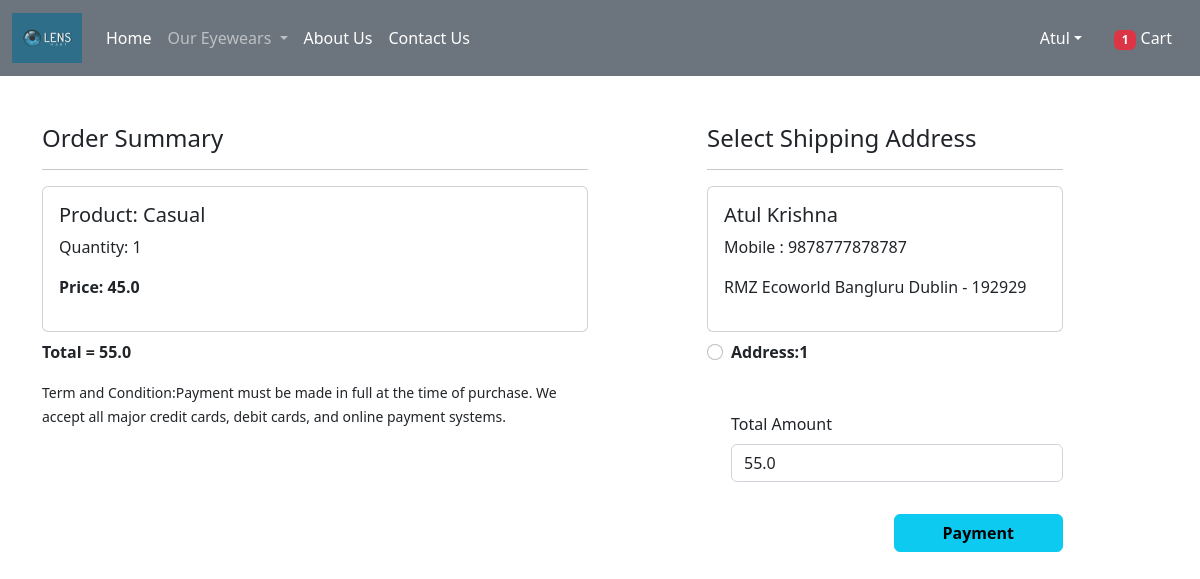
Screenshot of /checkout/ (signed in) with the database file from the repository.
### app/models.py (models this page shows, shortened)
class Cart(models.Model):
    user = models.ForeignKey(User,on_delete=models.CASCADE)
    product = models.ForeignKey(Product,on_delete=models.CASCADE)
    quantity = models.PositiveIntegerField(default=1)

class Product(models.Model):
    title = models.CharField(max_length=100)
    selling_price = models.FloatField()
    discounted_price = models.FloatField()
    description = models.TextField()
    composition = models.TextField(default='')
    prodapp = models.TextField(default='')
    category = models.CharField(choices=CATEGORY_CHOICES, max_length=2)
    product_image = models.ImageField(upload_to='product')

class Customer(models.Model):
    user = models.ForeignKey(User,on_delete=models.CASCADE)
    name = models.CharField(max_length=200)
    locality = models.CharField(max_length=200)
    city = models.CharField(max_length=50)
    mobile = models.IntegerField(default=0)
    zipcode = models.IntegerField()
    state = models.CharField(choices=STATE_CHOICES,max_length=100)

### app/views.py (the view, shortened to what this page needs)
# urls.py: path('checkout/', views.checkout.as_view(), name='checkout'),
@method_decorator(login_required,name='dispatch')
class checkout(View):
    def get(self,request):
        totalitem = 0
        if request.user.is_authenticated:
            totalitem = len(Cart.objects.filter(user=request.user))
        user=request.user
        add=Customer.objects.filter(user=user)
        cart_items=Cart.objects.filter(user=user)
        famount = 0
        for p in cart_items:
            value = p.quantity * p.product.discounted_price
            famount = famount + value
        totalamount = famount + 10
        razoramount = int(totalamount * 100)
        client = razorpay.Client(auth=(settings.RAZOR_KEY_ID, settings.RAZOR_KEY_SECRET))
        data = { "amount": razoramount, "currency": "INR", "receipt": "order_rcptid_12"}
        payment_response = client.order.create(data=data)
        print(payment_response)
        order_id = payment_response['id']
        order_status = payment_response['status']
        return render(request, 'app/checkout.html',locals())

### app/templates/app/checkout.html (shortened to what this page needs)
{% extends 'app/base.html' %}
{% load static %}
{% block main-content %}
<div class="container">
 <div class="row mt-5">
  <div class="col-sm-6">
    <h4>Order Summary</h4>
    <hr>
    {% for item in cart_items %}
      <div class="card mb-2">
        <div class="card-body">
          <h5>Product: {{item.product.title}}</h5>
          <p>Quantity: {{item.quantity}}</p>
          <p class="fw-bold">Price: {{item.product.discounted_price}}</p>
        </div>
      </div>
    {% endfor %}
    <p class="fw-bold">Total = {{totalamount}}</p>
    <small>Term and Condition:Payment must be made in full at the time of purchase. We accept all major credit cards, debit cards, and online payment systems. </small>
  </div>
  <div class="col-sm-4 offset-sm-1">
    <h4>Select Shipping Address</h4>
    <hr>
    <form  method="post" id="myform">
      {% for ad in add %}
      <div class="card">
        <div class="card-body">
        <h5>{{ad.name}}</h5>
        <p>Mobile : {{ad.mobile}}</p>
        <p>{{ad.locality}} {{ad.city}} {{ad.state}} - {{ad.zipcode}}</p>
        </div>
      </div>
        <div class="form-check mt-2 mb-5">
          <input class="form-check-input" type="radio" name="custid" id="custadd{{forloop.counter}}" value="{{ad.id}}">
          <label class="form-check-label fw-bold" for="custadd{{forloop.counter}}">
            Address:{{forloop.counter}} </label>
        </div>
      {% endfor %}
        <div class="form-check mb-3">
          <label for="totamount" class="form-label">Total Amount</label>
          <input type="number" class="form-control" name="totamount" value={{totalamount}} readonly>
        </div>
        <div class="text-end">
          <button id="rzp-button1" type="submit" class="btn btn-info mt-3 px-5 fw-bold">Payment</button>
        </div>
      </form>
    </div>
  </div>
</div>
{% endblock main-content %}

### app/templates/app/base.html (shortened to what this page needs)
<!DOCTYPE html>
{% load static %}
<html lang="en">
<head>
    <link href="https://cdn.jsdelivr.net/npm/bootstrap@5.2.2/dist/css/bootstrap.min.css" rel="stylesheet">
    <link rel="stylesheet" href="{% static 'app/css/owl.carousel.min.css' %}" />
    <link rel="stylesheet" href="{% static 'app/css/all.min.css' %}" />
    <link rel="stylesheet" href="{% static 'app/css/style.css' %}" />
</head>
<body>
    <nav class="navbar navbar-expand-lg navbar-dark bg-secondary">
        <div class="container-fluid">
          <a class="navbar-brand" href="#">
            <img src="{% static "app/images/Lensmart.webp" %}" width="70" height="50" />
          </a>
          <div class="collapse navbar-collapse" id="navbarSupportedContent">
            <ul class="navbar-nav me-auto mb-2 mb-lg-0">
              {% if request.user.is_authenticated %}
              <li class="nav-item">
                <a class="nav-link active" aria-current="page" href="/">Home</a>
              </li>
              <li class="nav-item dropdown">
                <a class="nav-link dropdown-toggle" href="#" role="button" data-bs-toggle="dropdown" aria-expanded="false">
                  Our Eyewears
                </a>
              </li>
              <li class="nav-item">
                <a class="nav-link text-white" href="#">About Us</a>
              </li>
              <li class="nav-item">
                <a class="nav-link text-white" href="#">Contact Us</a>
              </li>
            </ul>
          </div>
          <ul class="navbar-nav me-auto mb-2 mb-lg-0">
            <li class="nav-item dropdown mx-2">
                <a class="nav-link dropdown-toggle text-white" href="#" id="profileDropdown" role="button" data-bs-toggle="dropdown" aria-expanded="false">{{request.user.username|capfirst}}</a>
            </li>
            <li class="nav-item mx-2">
                <a href="{% url 'showcart' %}" class="nav-link text-white"><span class="badge bg-danger">{% if totalitem > 0 %} {{totalitem}} {% endif %}</span> Cart</a>
            </li>
            {% endif %}
          </ul>
        </div>
      </nav>
      {% block main-content %}{% endblock main-content %}
</body>
</html>

### rows the page displays
Cart: product "Casual", quantity "1", product.discounted_price "45.0"
Customer: name "Atul Krishna", mobile "9878777878787", locality "RMZ Ecoworld", city "Bangluru", state "Dublin", zipcode "192929"

### other values shown
{{ request.user.username|capfirst }} "Atul"
{{ totalitem }} "1"
{{ totalamount }} "55.0"
